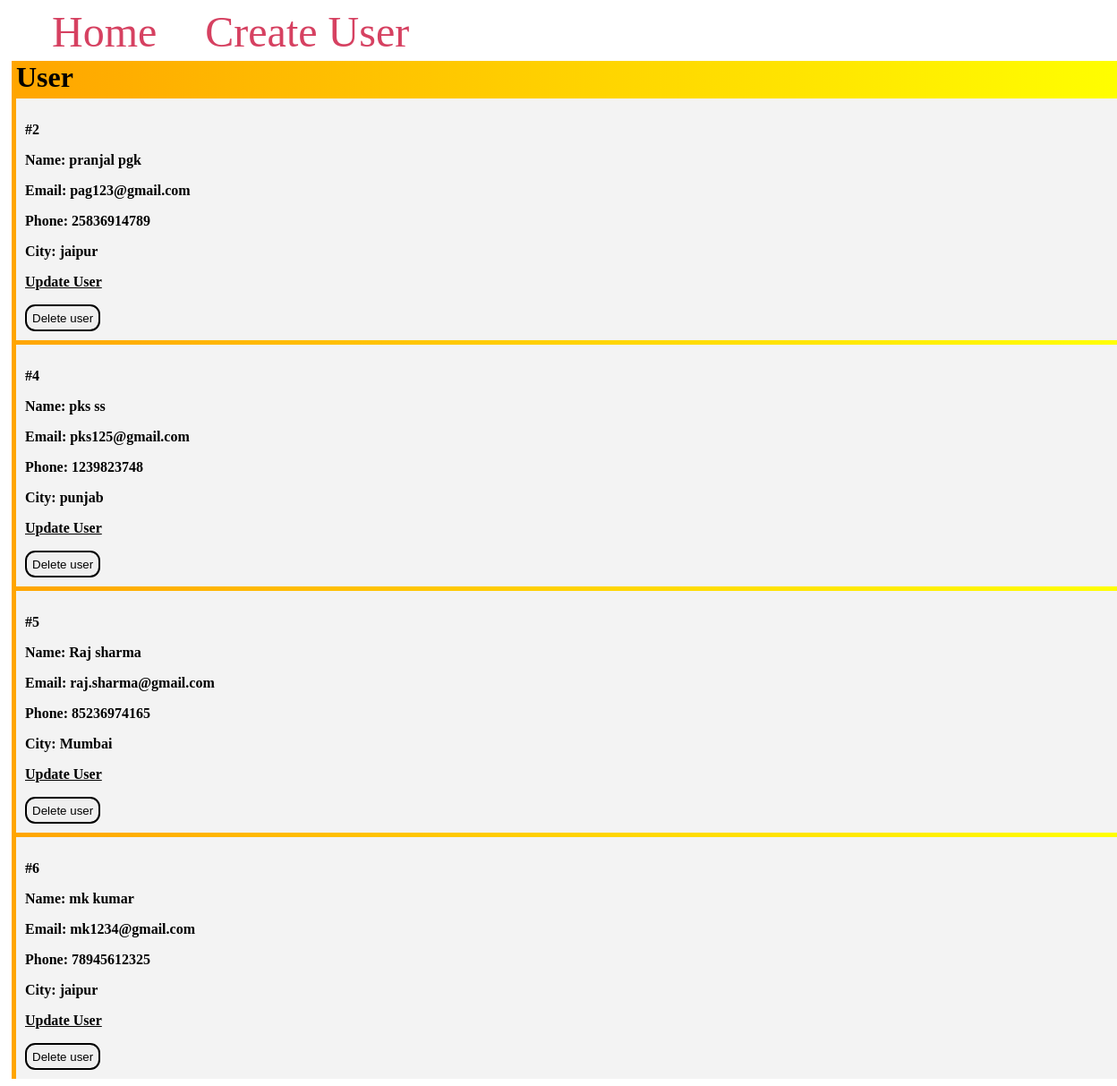
Page /home on the earlier database version.
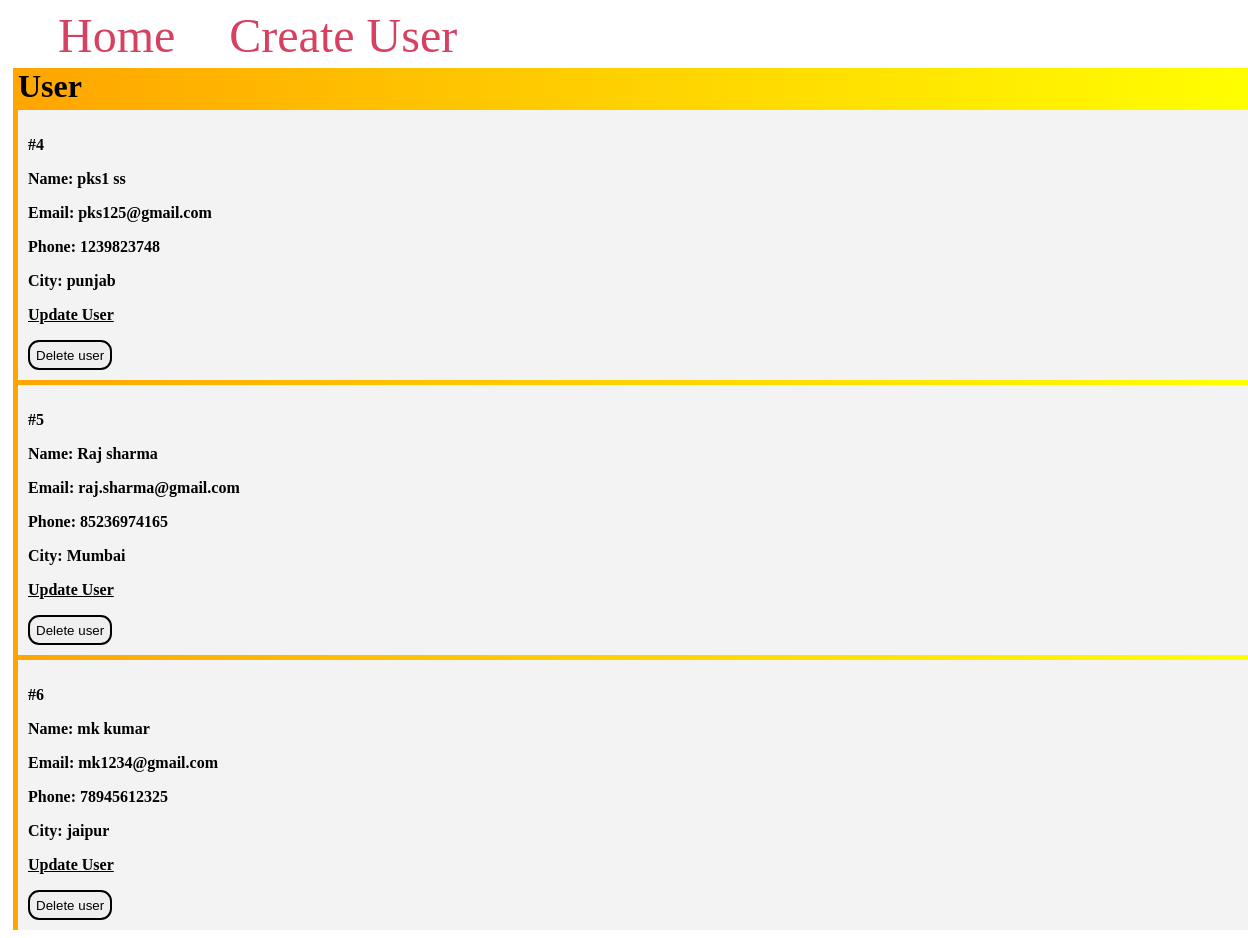
Same page on the later database version.
### app.py (models this page shows)
class User(db.Model):
    __tablename__ = 'User'
    id = db.Column(db.Integer, primary_key=True)
    email = db.Column(db.String(100), unique=True, nullable=False)
    contactNumber = db.Column(db.String(20), nullable=False)
    city = db.Column(db.String(50), nullable=False)
    firstName = db.Column(db.String(50), nullable=False)
    lastName = db.Column(db.String(50), nullable=False)

### app.py (the view)
@app.route('/home')
def index():
    user= User.query.all()
    return render_template('index.html',users=user)

### templates/index.html (shortened to what this page needs)
{% extends 'base.html' %}
{% block content %}
    <h1 class="title">{% block title %} User {% endblock %}</h1>
    <div class="homeContent">
        {% for user in users %}
            <div class="user">
                <p><b>#{{ user.id }}</b></p>
                <b>
                    Name: {{ user.firstName }} {{ user.lastName }}</p>
                </b>
                <p><b>Email: {{ user.email }}</b></p>
                <p><b>Phone: {{user.contactNumber}}</b></p>
                <p><b>City: {{user.city}}</b></p>
                <p>
                    <a href = "{{ url_for('update',user_id=user.id) }}" />
                    Update User
                </p>
                <form method="POST"
                action="{{ url_for('delete', user_id=user.id) }}">
                <input type="submit" value="Delete user"
                onclick="return confirm('Are you sure you want to delete this entry?')">
                </form>
            </div>
        {% endfor %}
    </div>
{% endblock %}

### templates/base.html (shortened to what this page needs)
<!DOCTYPE html>
<html lang="en">
<head>
</head>
<body>
    <nav>
        <a href="{{ url_for('index') }}">Home</a>
        <a href="{{ url_for('create') }}"> Create User </a>
    </nav>
    <div class="content">
        {% block content %} {% endblock %}
    </div>
</body>
</html>

### templates/base.html (style rules this page uses)
.title { margin: 5px; }
.content { margin: 5px; width: 100vmax; height: auto; background-image: linear-gradient(to right ,orange,yellow); }
.user { flex: 20%; padding: 10px; margin: 5px; background-color: #f3f3f3; inline-size: 100%; }
nav a { color: #d64161; font-size: 3em; margin-left: 50px; text-decoration: none; }
p a { color: blue; text-decoration: none; }
input { height: 30px; border: 2px solid black; border-radius: 0.7rem; text-align: center; }
p a { text-decoration: underline; font-weight: bold; color: black; }

Differences in the rows shown:
removed User: id "2", firstName "pranjal", lastName "pgk", email "pag123@gmail.com", contactNumber "25836914789", city "jaipur"
changed User "ss": firstName "pks" → "pks1"
